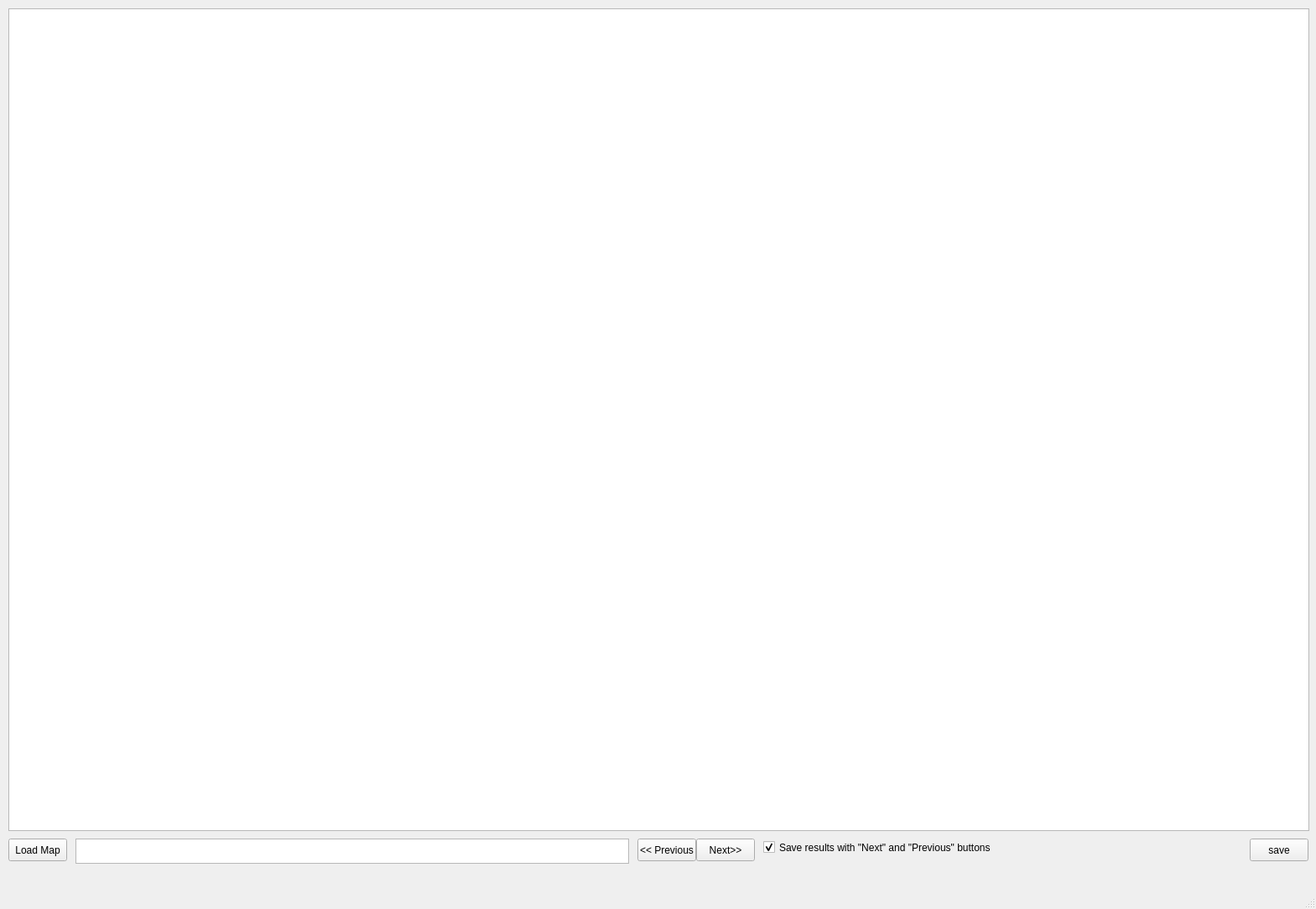
<?xml version="1.0" encoding="UTF-8"?>
<ui version="4.0">
 <class>MainWindow</class>
 <widget class="QMainWindow" name="MainWindow">
  <property name="geometry">
   <rect>
    <x>0</x>
    <y>0</y>
    <width>1569</width>
    <height>1084</height>
   </rect>
  </property>
  <property name="windowTitle">
   <string>MainWindow</string>
  </property>
  <widget class="QWidget" name="centralwidget">
   <widget class="QPushButton" name="pushButton_load_map">
    <property name="geometry">
     <rect>
      <x>10</x>
      <y>1000</y>
      <width>70</width>
      <height>27</height>
     </rect>
    </property>
    <property name="text">
     <string>Load Map</string>
    </property>
   </widget>
   <widget class="QTextEdit" name="textEdit_file_path">
    <property name="geometry">
     <rect>
      <x>90</x>
      <y>1000</y>
      <width>660</width>
      <height>30</height>
     </rect>
    </property>
    <property name="readOnly">
     <bool>false</bool>
    </property>
   </widget>
   <widget class="QPushButton" name="pushButton_next">
    <property name="geometry">
     <rect>
      <x>830</x>
      <y>1000</y>
      <width>70</width>
      <height>27</height>
     </rect>
    </property>
    <property name="text">
     <string>Next&gt;&gt;</string>
    </property>
   </widget>
   <widget class="QPushButton" name="pushButton_previous">
    <property name="geometry">
     <rect>
      <x>760</x>
      <y>1000</y>
      <width>70</width>
      <height>27</height>
     </rect>
    </property>
    <property name="text">
     <string>&lt;&lt; Previous</string>
    </property>
   </widget>
   <widget class="QGraphicsView" name="graphicsView_map">
    <property name="geometry">
     <rect>
      <x>10</x>
      <y>10</y>
      <width>1551</width>
      <height>981</height>
     </rect>
    </property>
   </widget>
   <widget class="QPushButton" name="pushButton_save">
    <property name="enabled">
     <bool>true</bool>
    </property>
    <property name="geometry">
     <rect>
      <x>1490</x>
      <y>1000</y>
      <width>70</width>
      <height>27</height>
     </rect>
    </property>
    <property name="text">
     <string>save</string>
    </property>
   </widget>
   <widget class="QLabel" name="label">
    <property name="geometry">
     <rect>
      <x>960</x>
      <y>1010</y>
      <width>250</width>
      <height>14</height>
     </rect>
    </property>
    <property name="text">
     <string/>
    </property>
   </widget>
   <widget class="QCheckBox" name="checkBox_save_with_nxt_prv">
    <property name="geometry">
     <rect>
      <x>910</x>
      <y>1000</y>
      <width>271</width>
      <height>21</height>
     </rect>
    </property>
    <property name="text">
     <string>Save results with &quot;Next&quot; and &quot;Previous&quot; buttons</string>
    </property>
    <property name="checked">
     <bool>true</bool>
    </property>
   </widget>
  </widget>
  <widget class="QMenuBar" name="menubar">
   <property name="geometry">
    <rect>
     <x>0</x>
     <y>0</y>
     <width>1569</width>
     <height>22</height>
    </rect>
   </property>
  </widget>
  <widget class="QStatusBar" name="statusbar"/>
 </widget>
 <resources/>
 <connections/>
</ui>
